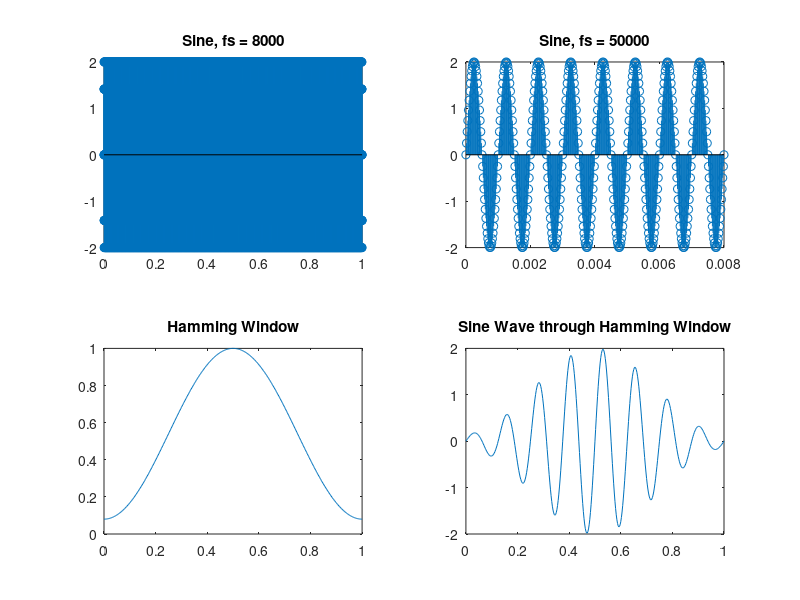

Write the MATLAB code that produced this figure.
clc;
close all;

%1000 oscilations in 1 second
%sampling rate, fs = 8000 highest value = 2 found
fs = 8000
f = 1000
t = 0:1/fs:1
y = 2*sin(2*pi*f*t)
subplot(2,2,1)
stem(t,y)
title('Sine, fs = 8000')

%visually understandable portion
%normal sine wave
fs = 50000
f = 1000
t = 0:1/fs:0.008
y = 2*sin(2*pi*f*t)
subplot(2,2,2)
stem(t,y)
title('Sine, fs = 50000')

%hamming window
fs = 400
t = 0:1/fs:1
hamming = .54 - (.46).*cos(2*pi*t)
subplot(2,2,3);
plot(t,hamming);
title('Hamming Window');

%sine wave x hamming window
sinham = y.*hamming;
subplot(2,2,4);
plot(t,sinham);
title('Sine Wave through Hamming Window');
